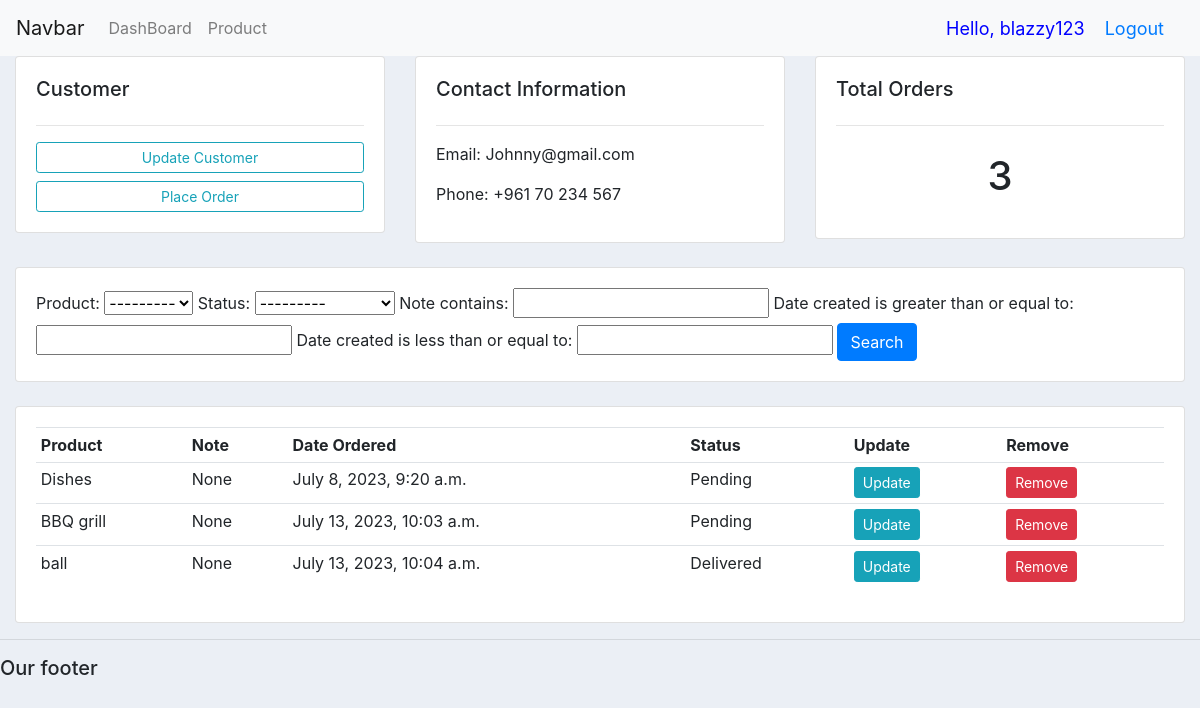
Page /customer/1/ (signed in) on the committed database.
### accounts/models.py (models this page shows, shortened)
class Customer(models.Model):
    user = models.OneToOneField(User, null = True, on_delete = models.CASCADE)
    name = models.CharField(max_length = 200, null=True)
    phone=models.CharField(max_length= 200, null = True)
    email = models.CharField(max_length = 200, null=True)
    date_created = models.DateTimeField(auto_now_add = True, null=True)

class Order(models.Model):
    STATUS = (
        ('Pending', 'Pending'),
        ('Out for delivery', 'Out for delivery'),
        ('Delivered', 'Delivered'),
    )
    customer = models.ForeignKey(Customer, null = True, on_delete = models.SET_NULL)
    product = models.ForeignKey(Product, null = True, on_delete = models.SET_NULL)
    date_created = models.DateTimeField(auto_now_add = True, null = True)
    status = models.CharField(max_length = 200,null = True, choices = STATUS)
    note = models.CharField(max_length = 1000,null = True)

class Product(models.Model):
    CATEGORY = (
        ('Indoor', 'Indoor'),
        ('Outdoor', 'Outdoor'),
    )
    name= models.CharField(max_length= 200, null= True)
    price = models.FloatField(null = True)
    category = models.CharField(max_length = 200, choices = CATEGORY)
    description = models.CharField(max_length = 200, null = True, blank = True)
    date_created = models.DateTimeField(auto_now_add = True, null = True)
    tags = models.ManyToManyField(Tag)
    def __str__(self):
        return self.name

### accounts/decorators.py (the view)
        def wrapper_func(request, *args, **kwargs):
            group = None
            if request.user.groups.exists():
                group = request.user.groups.all()[0].name
            if group in allowed_roles:
                return view_func(request, *args, **kwargs)
            else:
                return HttpResponse('You are not authorized to view this page')

### accounts/views.py (called while the page is built)
@login_required(login_url ='login')
@allowed_users(allowed_roles=['admin'])
def customer(request, pk_test):
    customer = Customer.objects.get(id=pk_test)
    orders = customer.order_set.all()
    order_count = orders.count()
    myFilter = OrderFilter(request.GET, queryset=orders)
    orders = myFilter.qs
    context = {'customer': customer, 'orders': orders, 'order_count': order_count, 'myFilter': myFilter}
    return render(request, 'accounts/customer.html', context)

### accounts/templates/accounts/customer.html
{% extends 'accounts/main.html' %}
{% block content %}
    <div class="row">
        <div class="col-md">
            <div class="card card-body">
                <h5> Customer </h5>
                <hr>
                <a class="btn btn-outline-info btn-sm btn-block" href=""> Update Customer </a>
                <a class="btn btn-outline-info btn-sm btn-block" href="{% url 'create_order' customer.id%}"> Place Order </a>
            </div>
        </div>
        <div class="col-md">
            <div class="card card-body">
                <h5> Contact Information </h5>
                <hr>
                <p> Email: {{customer.email}} </p>
                <p> Phone: {{customer.phone}}</p>
            </div>
        </div>
        <div class="col-md">
            <div class="card card-body">
                <h5> Total Orders</h5>
                <hr>
                <h1 style="text-align: center; padding : 10px"> {{order_count}} </h1>
            </div>
        </div>
    </div>
    <br>
    <div class="row">
        <div class="col">
            <div class="card card-body">
                <form method="get">
                    {{myFilter.form}}
                    <button class="btn btn-primary">  Search</button>
                </form>
            </div>
        </div>
    </div>
    <br>
    <div class="row">
        <div class="col-md">
            <div class="card card-body">
                <table class="table table-sm">
                    <tr>
                        <th> Product </th>
                        <th> Note </th>
                        <th> Date Ordered </th>
                        <th> Status </th>
                        <th> Update </th>
                        <th> Remove </th>
                    </tr>
                    {% for order in orders %}
                    <tr>
                        <td> {{order.product}}  </td>
                        <td> {{order.note}} </td>
                        <td> {{order.date_created}} </td>
                        <td>  {{order.status}}</td>
                        <td> <a class="btn btn-sm btn-info" href = "{% url 'update_order' order.id %}"> Update </a> </td>
                        <td> <a class="btn btn-sm btn-danger" href = "{% url 'delete_order' order.id %}"> Remove </a> </td>
                    </tr>
                    {% endfor %}
                </table>
            </div>
        </div>
    </div>
{% endblock %}

### accounts/templates/accounts/navbar.html (shortened to what this page needs)
{% load static %}
<nav class="navbar navbar-expand-lg navbar-light bg-light">
    <a class="navbar-brand" href="#">Navbar</a>
    <div class="collapse navbar-collapse" id="navbarNav">
      <ul class="navbar-nav">
        {% if request.user.is_staff %}
        <li class="nav-item">
          <a class="nav-link" href={% url 'home' %}>DashBoard</a>
        </li>
        <li class="nav-item">
            <a class="nav-link" href={% url 'product' %}>Product</a>
        </li>
        {% endif %}
      </ul>
    </div>
    <span class="hello-msg"> Hello, {{request.user}} </span>
    <span class="hello-msg"> <a href="{% url 'logout' %}"> Logout </a> </span>
  </nav>

### static/css/main.css (style rules this page uses)
body { background-color: #ebeff5; }

### accounts/templates/accounts/navbar.html (style rules this page uses)
.hello-msg { font-size: 18px; color: blue; margin-right: 20px; }

### rows in the picture
Customer: email "Johnny@gmail.com", phone "+961 70 234 567"
Order: product "Dishes", note "None", date_created "July 8, 2023, 9:20 a.m.", status "Pending"
Order: product "BBQ grill", note "None", date_created "July 13, 2023, 10:03 a.m.", status "Pending"
Order: product "ball", note "None", date_created "July 13, 2023, 10:04 a.m.", status "Delivered"

### other values in the picture
{{ request.user }} "blazzy123"
{{ order_count }} "3"
